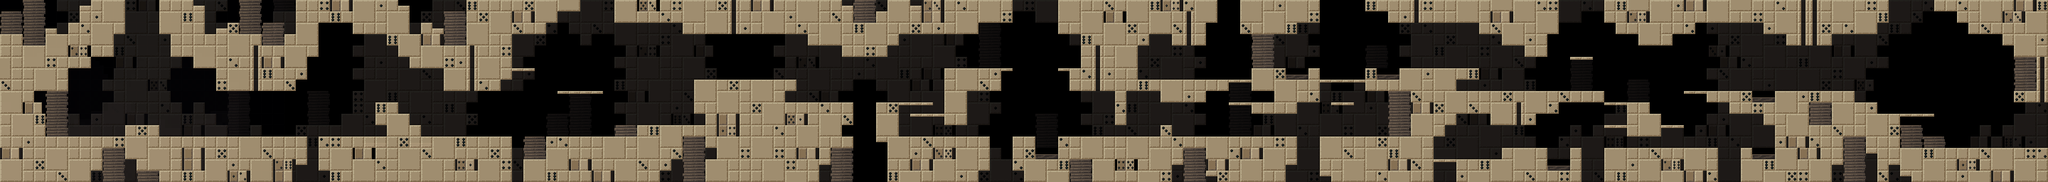

Tiled map render using the project's own tile images. Description and the map definition, with tile-layer contents summarised, below:
An orthogonal 180x16 tile map with 16x16 px tiles, 2 tile layers (Tiles (Background), Tiles), 3 tilesets, 3 image layers and 93 objects (20x trigger, 19x tile, 13x blocker, 10x door, 7x counter, ...).

<map version="1.10" tiledversion="1.11.2" orientation="orthogonal" renderorder="right-down" width="180" height="16" tilewidth="16" tileheight="16" infinite="0" nextlayerid="9" nextobjectid="295">
 <editorsettings>
  <export target="level3.lua" format="lua" />
 </editorsettings>
 <tileset firstgid="1" source="../tilesets/Chess.tsx" />
 <tileset firstgid="257" source="../tilesets/Connect.tsx" />
 <tileset firstgid="513" source="../tilesets/Dice.tsx" />
 <group id="5" name="Background" opacity="0.1">
  <imagelayer id="6" name="Background3" class="background3" parallaxx="0.25" repeatx="1">
   <image source="../backgrounds/Dice3.png" width="400" height="256" />
  </imagelayer>
  <imagelayer id="8" name="Background2" class="background2" parallaxx="0.5" repeatx="1">
   <image source="../backgrounds/Dice2.png" width="336" height="256" />
  </imagelayer>
  <imagelayer id="7" name="Background1" class="background1" parallaxx="0.75" repeatx="1">
   <image source="../backgrounds/Dice1.png" width="336" height="256" />
  </imagelayer>
 </group>
 <layer id="3" name="Tiles (Background)" class="tilesback" width="180" height="16" opacity="0.5">
  <properties>
   <property name="batch" type="bool" value="true" />
  </properties>
  <data>[2880 cells, 997 non-empty, 32 distinct tile ids]</data>
 </layer>
 <layer id="4" name="Tiles" class="tiles" width="180" height="16" opacity="0.8">
  <properties>
   <property name="batch" type="bool" value="true" />
  </properties>
  <data>[2880 cells, 1526 non-empty, 36 distinct tile ids]</data>
 </layer>
 <objectgroup id="2" name="Objects" class="objects">
  <!-- 93 objects omitted --></objectgroup>
</map>
<!-- 93 of 93 objects omitted -->
